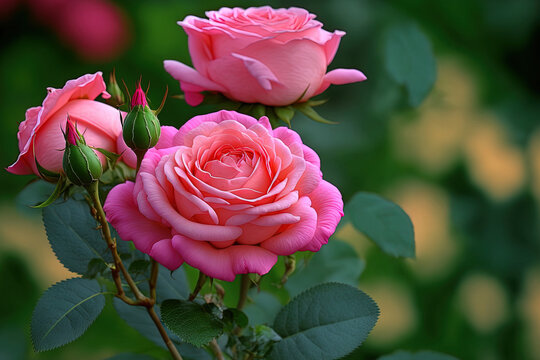
#> input picture chapter-3_image-processing/sample/flower.jpg, 540 x 360 px
$ jupyter execute --allow-errors chapter-3.2-linear-filtering.ipynb   (shell and % lines are left out)
#> lines starting #> are read from the running program, lines starting #| are printed output that depends on the picture; after the words box and inside, x2 and y2 are one past the last pixel; in counts of white or black regions, pixels touching at a corner belong together
#> further down, img is the input picture: shape (360, 540, 3); mean R, G, B 85.5, 74, 59.8
[cell 1]

import matplotlib.pyplot as plt
import matplotlib.image as mpimg

import numpy as np
import cv2

[cell 2]
# Linear filtering is the basic of using a kernel for convolution

# Due to convolution reduction in the resulting image, the following types of padding can be added to the original image
# zero: set all pixels outside the source image to 0 (a good choice for alpha-matted cutout images);
# constant: set all pixels outside the source image to a specified border value;
# clamp: repeat the edge pixels indefinitely;
# wrap: loop "around" the image in a toroidal configuration;
# mirror: reflect pixels across the image edge;
# extend: extend the signal by subtracting the mirrored version of the signal from the edge pixel value;

def constant_padding(image: np.ndarray, kernel_size: int, constant: int) -> np.ndarray:
#> called with kernel_size = 81, constant = 170
    assert kernel_size % 2 == 1, "Kernel size has to be an odd number"
    assert constant >= 0 and constant <= 255, "invalid pixel intensity value for padding"
    pad = kernel_size // 2

    new_image = np.full((image.shape[0] + 2*pad, image.shape[1] + 2*pad, image.shape[2]), constant, dtype="uint8")
    new_image[pad:-pad,pad:-pad,:] = image

    return new_image.astype("uint8")


def zero_padding(image: np.ndarray, kernel_size: int) -> np.ndarray:

    return constant_padding(image, kernel_size, 0)


def clamp_padding(image: np.ndarray, kernel_size: int) -> np.ndarray:
#> called with kernel_size = 81
    pad = kernel_size // 2
    new_image = zero_padding(image, kernel_size)
    # left
    new_image[pad:-pad,:pad,:] = np.stack([image[:,0,:].reshape(image.shape[0], image.shape[2])] * pad, axis=1)
    # right
    new_image[pad:-pad,-pad:,:] = np.stack([image[:,-1,:].reshape(image.shape[0], image.shape[2])] * pad, axis=1)
    # top
    new_image[:pad,:,:] = np.stack([new_image[pad,:,:].reshape(new_image.shape[1], new_image.shape[2])] * pad, axis=0)
    # bottom
    new_image[-pad:,:,:] = np.stack([new_image[-pad-1,:,:].reshape(new_image.shape[1], new_image.shape[2])] * pad, axis=0)

    return new_image


def wrap_padding(image: np.ndarray, kernel_size: int) -> np.ndarray:
#> called with kernel_size = 81
    assert kernel_size % 2 == 1, "Kernel size has to be an odd number"
    assert kernel_size < min(image.shape[0], image.shape[1]), "padding should not exceed the original size of the image"
    pad = kernel_size // 2
    # now wrap with repeat configuration of the original image to form a 9-tile collage,
    # where the original image should be in the center of the resulting tiles
    new_image = image
    height, width, _ = new_image.shape
#> height = 360; width = 540
    new_image = np.hstack([new_image] * 3)
#> new_image: shape (360, 1620, 3)
    new_image = np.vstack([new_image] * 3)
#> new_image: shape (1080, 1620, 3)

    return new_image[height-pad:pad-height, width-pad:pad-width, :]


def mirror_padding(image: np.ndarray, kernel_size: int) -> np.ndarray:
#> called with kernel_size = 81
    assert kernel_size < min(image.shape[0], image.shape[1]), "padding should not exceed the original size of the image"
    pad = kernel_size // 2
    # similar to the wrap padding, the mirror padding mirror the original image at the border
    new_image = wrap_padding(image, kernel_size)
    # swap left, right
    left, right = new_image[pad:-pad, :pad, :].copy(), new_image[pad:-pad, -pad:, :].copy()
    new_image[pad:-pad, :pad, :], new_image[pad:-pad, -pad:, :] = right[:,::-1,:], left[:,::-1,:]
#> new_image: shape (440, 620, 3)

    # swap top, bottom
    top, bottom = new_image[:pad, pad:-pad, :].copy(), new_image[-pad:, pad:-pad, :].copy()
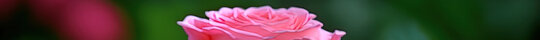
#> bottom: shape (40, 540, 3); mean R, G, B 77.9, 64.1, 54.4
    new_image[:pad, pad:-pad, :], new_image[-pad:, pad:-pad, :] = bottom[::-1,:,:], top[::-1,:,:]
#> new_image: shape (440, 620, 3); mean R, G, B 75.1, 70.4, 53.8

    # swap corners
    c1, c2 = new_image[:pad, :pad, :].copy(), new_image[-pad:, -pad:, :].copy()
    new_image[:pad, :pad, :], new_image[-pad:, -pad:, :] = c2[::-1, ::-1, :], c1[::-1, ::-1, :]
#> new_image: shape (440, 620, 3); mean R, G, B 75.1, 70.4, 53.8

    c1, c2 = new_image[:pad, -pad:, :].copy(), new_image[-pad:, :pad, :].copy()
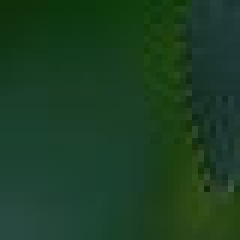
#> c1: shape (40, 40, 3) (shown 6 times larger); mean R, G, B 27.4, 61.7, 35.1
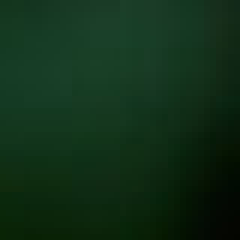
#> c2: shape (40, 40, 3) (shown 6 times larger); mean R, G, B 16.7, 46.2, 23.8
    new_image[:pad, -pad:, :], new_image[-pad:, :pad, :] = c2[::-1, ::-1, :], c1[::-1, ::-1, :]
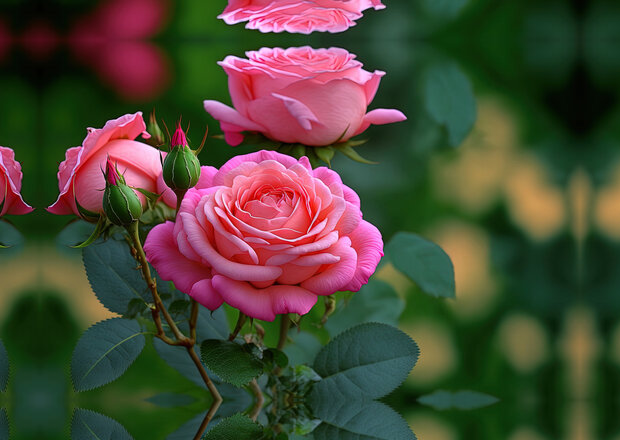
#> new_image: shape (440, 620, 3); mean R, G, B 75.1, 70.4, 53.8

    return new_image


def extend_padding(image: np.ndarray, kernel_size: int) -> np.ndarray:
    assert kernel_size < min(image.shape[0], image.shape[1]), "padding should not exceed the original size of the image"

    mask = np.zeros(image.shape)
    mask = constant_padding(mask, kernel_size, 1)
#> call 4 of constant_padding, with kernel_size = 81, constant = 1
#> in constant_padding (call 4), `new_image[pad:-pad,pad:-pad,:] = image`:
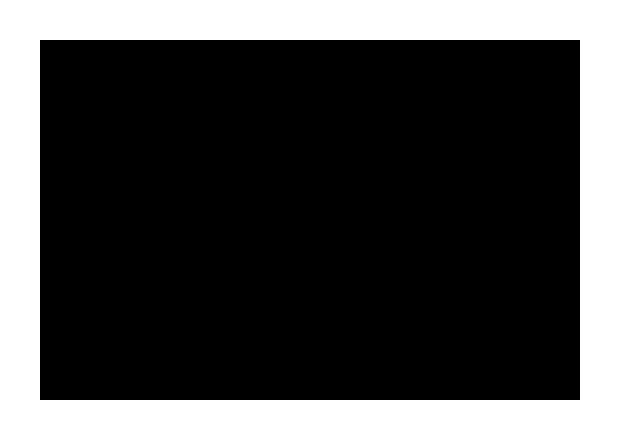
#> new_image: shape (440, 620, 3); values 0 (black) and 1 (white), 28.7% white; 1 white region, box (x1, y1, x2, y2) and area: (0, 0, 620, 440) 78400
    mask = np.ma.make_mask(mask == 0)
    clamp = np.ma.array(clamp_padding(image, kernel_size), mask=mask).astype("uint8")
    mirror = np.ma.array(mirror_padding(image, kernel_size), mask=mask).astype("uint8")

    return np.array(mirror - clamp).clip(min=0).astype("uint8")
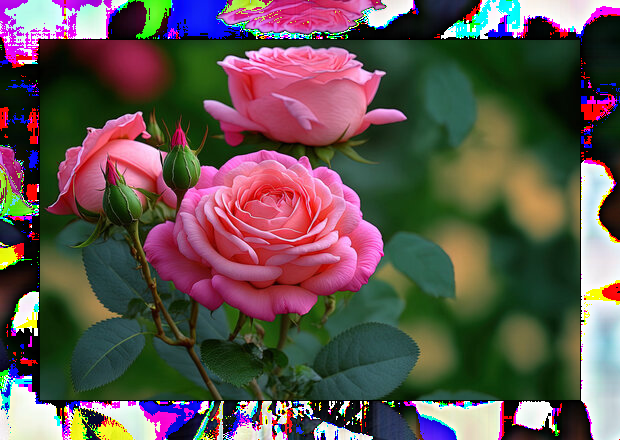
#> returned value: shape (440, 620, 3); mean of channels 0, 1, 2 96.3, 84.2, 79.5; drawn as R, G, B

[cell 3]
img = mpimg.imread("sample/flower.jpg")
kernel_size = 81

fig, axis = plt.subplots(3, 3, figsize=(8, 8))
[axis[i,j].axis("off") for i in range(3) for j in range(3)]
axis[0,0].imshow(np.full(img.shape, 255).astype("uint8"))
axis[0,1].imshow(img)
axis[0,1].set_title("original image")
axis[0,2].imshow(np.full(img.shape, 255).astype("uint8"))
axis[1,0].imshow(constant_padding(img, kernel_size, 170))
axis[1,0].set_title("constant padding")
axis[1,1].imshow(zero_padding(img, kernel_size))
axis[1,1].set_title("zero padding")
axis[1,2].imshow(clamp_padding(img, kernel_size))
axis[1,2].set_title("clamp padding")
axis[2,0].imshow(wrap_padding(img, kernel_size))
axis[2,0].set_title("wrap padding")
axis[2,1].imshow(mirror_padding(img, kernel_size))
axis[2,1].set_title("mirror padding")
axis[2,2].imshow(extend_padding(img, kernel_size))
axis[2,2].set_title("extend padding")

plt.subplots_adjust(wspace=0.03, hspace=0.03)
fig.tight_layout(h_pad=-8.0)
plt.show()
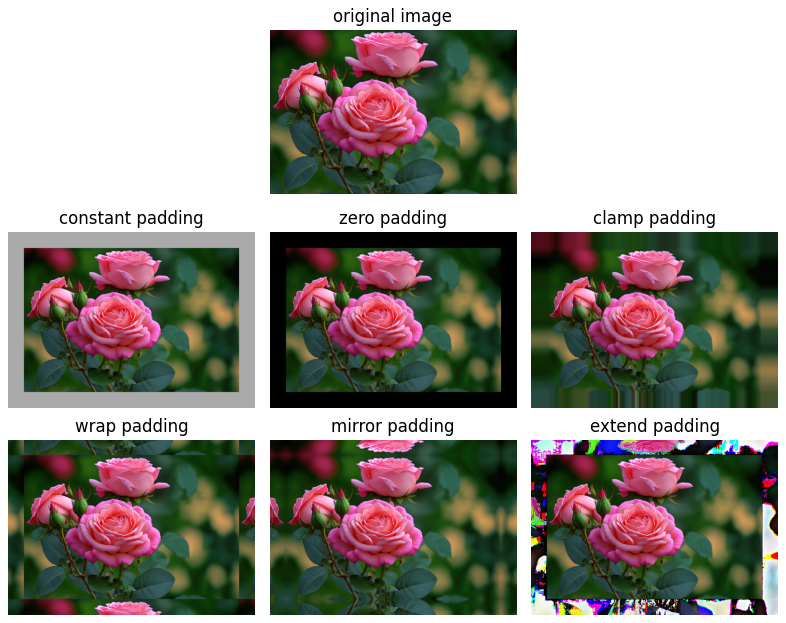
#> figure drawn by matplotlib, 9 panels

[cell 4]
# 3.2.1 Separable Filtering
# A convolutional filter of (K, K) is said to be separable if the filtering process can be done
# with horizontal 1-d filter (K, ) and vertical 1-d filter of (K, )

# compute the SVD of the kernel, it will be separable if only the first singular value is non-zero
# if the matrix is rank 1, it will be separable
# [65 lines left out: functions separable_filters, convolution_2d, linear_filtering, not called in this run]

[cell 5]
import time

#> (the rest of this cell did not finish here and is left out)

[cell 6]
# OpenCV implementation of 2D filtering is already optimized
start = int(time.time()*1000)
#> (the rest of this cell did not finish here and is left out)

[cell 7]
# 3.2.3 Band-pass and Steerable Filters

# Gaussian filter
def gaussian_filter(kernel_size: int, std: float = 1.) -> np.ndarray:
#> called with kernel_size = 3, std = 1
    assert kernel_size % 2 == 1, "Gaussian filter kernel size should be an odd number"
    kernel = np.zeros((kernel_size, kernel_size), dtype=np.float64)

    for i in range(kernel_size):
        for j in range(kernel_size):
            x, y = i - (kernel_size + 1) / 2.0, j - (kernel_size + 1) / 2.0
            kernel[i, j] = np.exp(-(x**2+y**2)/(2*std**2))/(2 * np.pi * std**2)

    # return the filter with summation equals to 1.
    return kernel / np.sum(kernel)

def laplacian_gaussian_filter(kernel_size: int, std: float = 1.) -> np.ndarray:
#> called with kernel_size = 3, std = 1
    kernel = gaussian_filter(kernel_size, std)

    for i in range(kernel_size):
        for j in range(kernel_size):
            x, y = i - (kernel_size + 1) / 2.0, j - (kernel_size + 1) / 2.0
            kernel[i, j] *= ((x**2 + y**2)/std**4 - 2/std**2)

    # return the filter with summation equals to 1.
    return kernel / np.sum(kernel)


def sobel_filter(kernel_size: int, std: float = 1.) -> np.ndarray:
    kernel = gaussian_filter(kernel_size, std)

    #TODO

    # return the filter with summation equals to 1.
    return kernel / np.sum(kernel)


print("Gaussian filter size 3 standard deviation 1.0")
print(gaussian_filter(3))

print("Laplacian of Gaussian filter size 3 standard deviation 1.0")
print(laplacian_gaussian_filter(3))

print("Sobel filter size 3 standard deviation 1.0")
print(sobel_filter(3))

[cell 8]
# OpenCV Gaussian Blur implementation
img = mpimg.imread("sample/flower.jpg")
blurred_img = cv2.GaussianBlur(img, (11, 11), cv2.BORDER_DEFAULT)
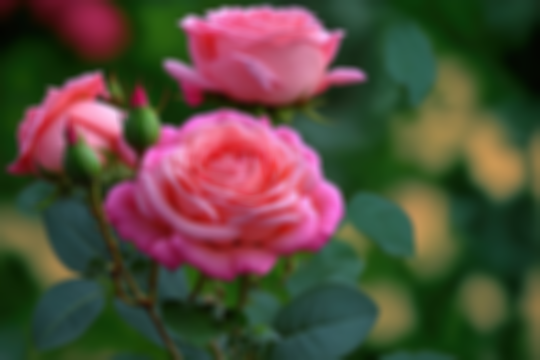
#> blurred_img: shape (360, 540, 3); mean R, G, B 85.5, 74, 59.8
laplacian_img = cv2.Laplacian(img, ddepth=-1, ksize=3, borderType=cv2.BORDER_DEFAULT)
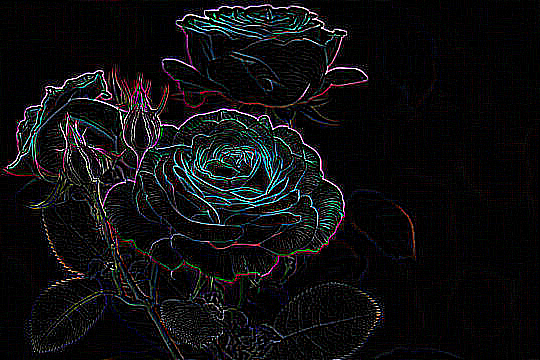
#> laplacian_img: shape (360, 540, 3); mean R, G, B 15.2, 15, 16.6
sobel_img = cv2.Sobel(img, ddepth=-1, dx=1, dy=1, ksize=3, borderType=cv2.BORDER_DEFAULT)
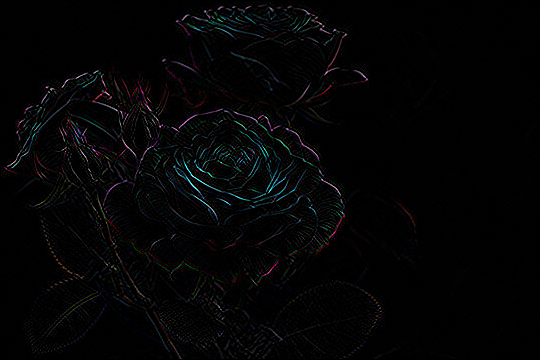
#> sobel_img: shape (360, 540, 3); mean R, G, B 4.1, 4.2, 4.7

fig, axis = plt.subplots(2, 2, figsize=(8, 8))

axis[0, 0].imshow(img)
axis[0, 0].set_title("original")
axis[0, 0].axis("off")
axis[0, 1].imshow(blurred_img)
axis[0, 1].set_title("11x11 gaussian blur")
axis[0, 1].axis("off")
axis[1, 0].imshow(laplacian_img)
axis[1, 0].set_title("3x3 laplacian of gaussian")
axis[1, 0].axis("off")
axis[1, 1].imshow(sobel_img)
axis[1, 1].set_title("3x3 sobel")
axis[1, 1].axis("off")

plt.subplots_adjust(wspace=0.03, hspace=0.03)
fig.tight_layout(h_pad=-9.0)
fig.set_figwidth(16)
fig.set_figheight(16)
plt.show()

[cell 9]
# Area Sum Table: algorithmn for improving the repeated sum query

# building the area sum table using dynamic programming starting from (0, 0)
# this area sum table can be applied for higher dimensions
def area_sum_table(source: np.ndarray) -> np.ndarray:
    source = source.copy()
    assert len(source.shape) == 2, "Demostration using 2-d array as an example"
    m, n = source.shape

    for i in range(m):
        for j in range(n):
            source[i, j] += source[i-1, j] if i > 0 else 0
            source[i, j] += source[i, j-1] if j > 0 else 0
            source[i, j] -= source[i-1, j-1] if i > 0 and j > 0 else 0

    return source


def query_sum(table: np.ndarray, top_left: tuple[int, int], bottom_right: tuple[int, int]) -> int:
    x1, y1 = top_left
    x2, y2 = bottom_right

    result = table[x2, y2]
    result += table[x1-1, y1-1] if x1 > 0 and y1 > 0 else 0
    result -= table[x1-1, y2] if x1 > 0 else 0
    result -= table[x2, y1-1] if y1 > 0 else 0

    return result


# suppose we have an image of size 20 x 20
img = np.arange(400, dtype=np.uint64).reshape(20, 20)
sum_table = area_sum_table(img)

query_top_left = (3, 3)
query_bottom_right = (15, 15)

sum_by_table = query_sum(sum_table, query_top_left, query_bottom_right)
sum_by_array = np.sum(img[query_top_left[0]:query_bottom_right[0]+1,query_top_left[1]:query_bottom_right[1]+1])

print("Sum using area sum table:", sum_by_table)
print("Sum using array sum:", sum_by_array)
